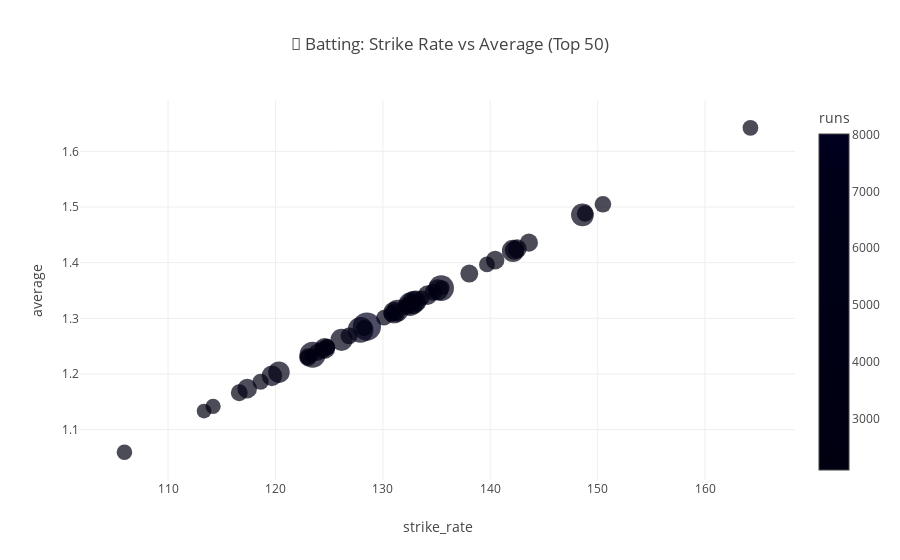
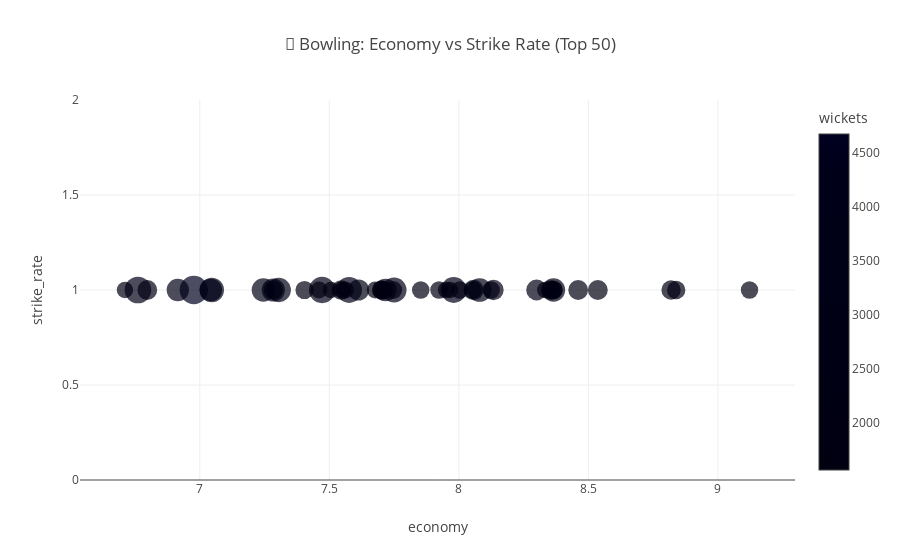

Notebook code for these charts, in order:
### Code cell
import plotly.express as px

# Interactive Batting Plot
fig = px.scatter(
    top_batters_50,
    x="strike_rate",
    y="average",
    size="runs",
    color="runs",
    hover_name="batter",
    title="🏏 Batting: Strike Rate vs Average (Top 50)"
)
fig.show()

# Interactive Bowling Plot
fig = px.scatter(
    top_bowlers_50,
    x="economy",
    y="strike_rate",
    size="wickets",
    color="wickets",
    hover_name="bowler",
    title="🎯 Bowling: Economy vs Strike Rate (Top 50)"
)
fig.show()

### Figure 1 — Plotly figure (JSON) as saved in the notebook; plotly's stock layout.template omitted (floating-point values rounded to 4 significant figures)
{"data": [{"hovertemplate": "<b>%{hovertext}</b><br><br>strike_rate=%{x}<br>average=%{y}<br>runs=%{marker.color}<extra></extra>", "hovertext": ["V Kohli                 ", "S Dhawan                ", "RG Sharma               ", "DA Warner               ", "SK Raina                ", "MS Dhoni                ", "AB de Villiers          ", "CH Gayle                ", "RV Uthappa              ", "KD Karthik              ", "KL Rahul                ", "AM Rahane               ", "F du Plessis            ", "SV Samson               ", "AT Rayudu               ", "G Gambhir               ", "SR Watson               ", "MK Pandey               ", "SA Yadav                ", "JC Buttler              ", "KA Pollard              ", "RR Pant                 ", "YK Pathan               ", "Shubman Gill            ", "Q de Kock               ", "SS Iyer                 ", "RA Jadeja               ", "WP Saha                 ", "DA Miller               ", "BB McCullum             ", "PA Patel                ", "GJ Maxwell              ", "Yuvraj Singh            ", "V Sehwag                ", "MA Agarwal              ", "Ishan Kishan            ", "N Rana                  ", "M Vijay                 ", "HH Pandya               ", "SPD Smith               ", "SE Marsh                ", "AD Russell              ", "JH Kallis               ", "DR Smith                ", "RD Gaikwad              ", "SR Tendulkar            ", "RA Tripathi             ", "R Dravid                ", "KS Williamson           ", "AJ Finch                "], "legendgroup": "", "marker": {"color": [8014, 6769, 6630, 6567, 5536, 5243, 5181, 4997, 4954, 4843, 4689, 4642, 4571, 4419, 4348, 4217, 3880, 3859, 3594, 3583, 3437, 3297, 3222, 3216, 3160, 3131, 2959, 2934, 2924, 2882, 2848, 2772, 2754, 2728, 2669, 2644, 2636, 2619, 2534, 2495, 2489, 2488, 2427, 2385, 2380, 2334, 2236, 2174, 2132, 2092], "coloraxis": "coloraxis", "size": [8014, 6769, 6630, 6567, 5536, 5243, 5181, 4997, 4954, 4843, 4689, 4642, 4571, 4419, 4348, 4217, 3880, 3859, 3594, 3583, 3437, 3297, 3222, 3216, 3160, 3131, 2959, 2934, 2924, 2882, 2848, 2772, 2754, 2728, 2669, 2644, 2636, 2619, 2534, 2495, 2489, 2488, 2427, 2385, 2380, 2334, 2236, 2174, 2132, 2092], "sizemode": "area", "sizeref": 20.04, "symbol": "circle"}, "mode": "markers", "name": "", "orientation": "v", "showlegend": false, "type": "scatter", "x": [128.5, 123.5, 127.9, 135.4, 132.5, 132.8, 148.6, 142.1, 126.2, 131.4, 131.1, 120.3, 133.1, 135.1, 124.6, 119.7, 134.2, 117.4, 142.5, 142.2, 140.5, 143.6, 138.0, 132.2, 131.1, 123.0, 124.4, 123.9, 134.7, 126.8, 116.6, 150.5, 124.8, 148.8, 128.3, 132.8, 130.8, 118.6, 139.7, 124.8, 130.1, 164.2, 105.9, 132.3, 133.6, 114.2, 135.5, 113.3, 123.0, 123.3], "xaxis": "x", "y": [1.285, 1.235, 1.279, 1.354, 1.325, 1.328, 1.486, 1.421, 1.262, 1.314, 1.311, 1.203, 1.331, 1.351, 1.246, 1.197, 1.342, 1.174, 1.425, 1.422, 1.405, 1.436, 1.38, 1.322, 1.311, 1.23, 1.244, 1.239, 1.347, 1.268, 1.166, 1.505, 1.248, 1.488, 1.283, 1.328, 1.308, 1.186, 1.397, 1.248, 1.301, 1.642, 1.059, 1.323, 1.336, 1.142, 1.355, 1.133, 1.23, 1.233], "yaxis": "y"}], "layout": {"coloraxis": {"colorbar": {"title": {"text": "runs"}}, "colorscale": [[0, "#000011"], [0.1111, "#000012"], [0.2222, "#000013"], [0.3333, "#000014"], [0.4444, "#000015"], [0.5556, "#000016"], [0.6667, "#000017"], [0.7778, "#000018"], [0.8889, "#000019"], [1, "#000020"]]}, "legend": {"itemsizing": "constant", "tracegroupgap": 0}, "title": {"text": "🏏 Batting: Strike Rate vs Average (Top 50)"}, "xaxis": {"anchor": "y", "domain": [0, 1], "title": {"text": "strike_rate"}}, "yaxis": {"anchor": "x", "domain": [0, 1], "title": {"text": "average"}}}}

### Figure 2 — Plotly figure (JSON) as saved in the notebook; plotly's stock layout.template omitted (floating-point values rounded to 4 significant figures)
{"data": [{"hovertemplate": "<b>%{hovertext}</b><br><br>economy=%{x}<br>strike_rate=%{y}<br>wickets=%{marker.color}<extra></extra>", "hovertext": ["R Ashwin                ", "SP Narine               ", "B Kumar                 ", "PP Chawla               ", "RA Jadeja               ", "YS Chahal               ", "Harbhajan Singh         ", "A Mishra                ", "DJ Bravo                ", "UT Yadav                ", "JJ Bumrah               ", "AR Patel                ", "SL Malinga              ", "Sandeep Sharma          ", "Rashid Khan             ", "P Kumar                 ", "Mohammed Shami          ", "I Sharma                ", "TA Boult                ", "MM Sharma               ", "HV Patel                ", "DW Steyn                ", "Z Khan                  ", "JD Unadkat              ", "R Vinay Kumar           ", "KH Pandya               ", "SR Watson               ", "IK Pathan               ", "Mohammed Siraj          ", "SN Thakur               ", "A Nehra                 ", "PP Ojha                 ", "K Rabada                ", "DS Kulkarni             ", "RP Singh                ", "JA Morkel               ", "CH Morris               ", "JH Kallis               ", "Kuldeep Yadav           ", "AD Russell              ", "DL Chahar               ", "M Morkel                ", "RD Chahar               ", "R Bhatia                ", "CV Varun                ", "AB Dinda                ", "KA Pollard              ", "M Muralitharan          ", "L Balaji                ", "SK Trivedi              "], "legendgroup": "", "marker": {"color": [4679, 4146, 4060, 3895, 3895, 3628, 3496, 3444, 3296, 3190, 3185, 3152, 2974, 2925, 2901, 2637, 2521, 2429, 2428, 2308, 2284, 2282, 2276, 2194, 2186, 2183, 2137, 2113, 2081, 1979, 1974, 1945, 1907, 1876, 1874, 1807, 1801, 1799, 1786, 1771, 1746, 1699, 1697, 1661, 1624, 1589, 1586, 1581, 1574, 1557], "coloraxis": "coloraxis", "size": [4679, 4146, 4060, 3895, 3895, 3628, 3496, 3444, 3296, 3190, 3185, 3152, 2974, 2925, 2901, 2637, 2521, 2429, 2428, 2308, 2284, 2282, 2276, 2194, 2186, 2183, 2137, 2113, 2081, 1979, 1974, 1945, 1907, 1876, 1874, 1807, 1801, 1799, 1786, 1771, 1746, 1699, 1697, 1661, 1624, 1589, 1586, 1581, 1574, 1557], "sizemode": "area", "sizeref": 11.7, "symbol": "circle"}, "mode": "markers", "name": "", "orientation": "v", "showlegend": false, "type": "scatter", "x": [6.977, 6.761, 7.472, 7.98, 7.576, 7.75, 7.046, 7.305, 8.08, 8.365, 7.245, 7.284, 7.042, 7.717, 6.915, 7.613, 8.3, 8.057, 8.134, 8.536, 8.461, 6.797, 7.546, 8.819, 8.354, 7.284, 7.702, 7.702, 8.364, 8.839, 7.711, 7.404, 8.366, 8.054, 7.747, 8.003, 7.923, 7.853, 8.125, 9.122, 7.708, 7.548, 7.677, 7.46, 7.563, 7.966, 8.333, 6.711, 7.95, 7.506], "xaxis": "x", "y": [1.0, 1.0, 1.0, 1.0, 1.0, 1.0, 1.0, 1.0, 1.0, 1.0, 1.0, 1.0, 1.0, 1.0, 1.0, 1.0, 1.0, 1.0, 1.0, 1.0, 1.0, 1.0, 1.0, 1.0, 1.0, 1.0, 1.0, 1.0, 1.0, 1.0, 1.0, 1.0, 1.0, 1.0, 1.0, 1.0, 1.0, 1.0, 1.0, 1.0, 1.0, 1.0, 1.0, 1.0, 1.0, 1.0, 1.0, 1.0, 1.0, 1.0], "yaxis": "y"}], "layout": {"coloraxis": {"colorbar": {"title": {"text": "wickets"}}, "colorscale": [[0, "#000011"], [0.1111, "#000012"], [0.2222, "#000013"], [0.3333, "#000014"], [0.4444, "#000015"], [0.5556, "#000016"], [0.6667, "#000017"], [0.7778, "#000018"], [0.8889, "#000019"], [1, "#000020"]]}, "legend": {"itemsizing": "constant", "tracegroupgap": 0}, "title": {"text": "🎯 Bowling: Economy vs Strike Rate (Top 50)"}, "xaxis": {"anchor": "y", "domain": [0, 1], "title": {"text": "economy"}}, "yaxis": {"anchor": "x", "domain": [0, 1], "title": {"text": "strike_rate"}}}}
